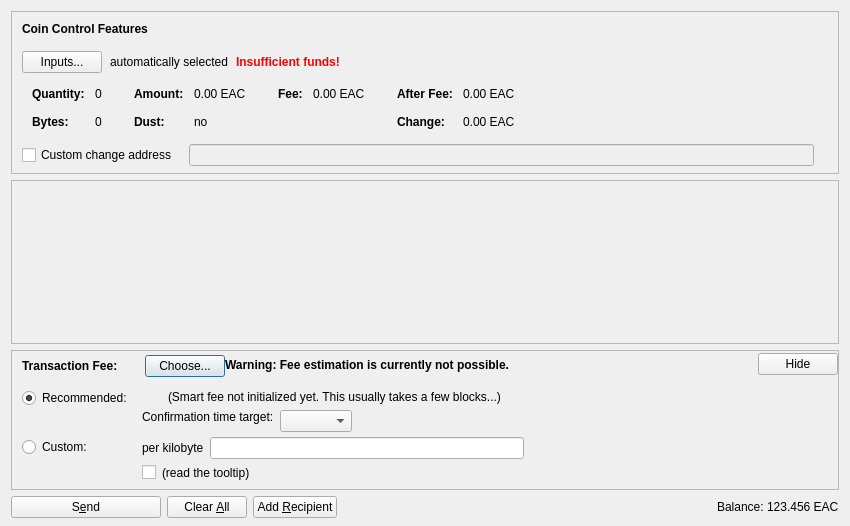
<?xml version="1.0" encoding="UTF-8"?>
<ui version="4.0">
 <class>SendCoinsDialog</class>
 <widget class="QDialog" name="SendCoinsDialog">
  <property name="geometry">
   <rect>
    <x>0</x>
    <y>0</y>
    <width>850</width>
    <height>526</height>
   </rect>
  </property>
  <property name="windowTitle">
   <string>Send Coins</string>
  </property>
  <layout class="QVBoxLayout" name="verticalLayout" stretch="0,1,0,0">
   <property name="bottomMargin">
    <number>8</number>
   </property>
   <item>
    <widget class="QFrame" name="frameCoinControl">
     <property name="sizePolicy">
      <sizepolicy hsizetype="Expanding" vsizetype="Expanding">
       <horstretch>0</horstretch>
       <verstretch>0</verstretch>
      </sizepolicy>
     </property>
     <property name="maximumSize">
      <size>
       <width>16777215</width>
       <height>16777215</height>
      </size>
     </property>
     <property name="frameShape">
      <enum>QFrame::StyledPanel</enum>
     </property>
     <property name="frameShadow">
      <enum>QFrame::Sunken</enum>
     </property>
     <layout class="QVBoxLayout" name="verticalLayoutCoinControl2">
      <property name="spacing">
       <number>0</number>
      </property>
      <property name="leftMargin">
       <number>0</number>
      </property>
      <property name="topMargin">
       <number>0</number>
      </property>
      <property name="rightMargin">
       <number>0</number>
      </property>
      <property name="bottomMargin">
       <number>6</number>
      </property>
      <item>
       <layout class="QVBoxLayout" name="verticalLayoutCoinControl" stretch="0,0,0,0,1">
        <property name="spacing">
         <number>0</number>
        </property>
        <property name="leftMargin">
         <number>10</number>
        </property>
        <property name="topMargin">
         <number>10</number>
        </property>
        <item>
         <layout class="QHBoxLayout" name="horizontalLayoutCoinControl1">
          <property name="bottomMargin">
           <number>15</number>
          </property>
          <item>
           <widget class="QLabel" name="labelCoinControlFeatures">
            <property name="sizePolicy">
             <sizepolicy hsizetype="Preferred" vsizetype="Maximum">
              <horstretch>0</horstretch>
              <verstretch>0</verstretch>
             </sizepolicy>
            </property>
            <property name="font">
             <font>
              <weight>75</weight>
              <bold>true</bold>
             </font>
            </property>
            <property name="styleSheet">
             <string notr="true">font-weight:bold;</string>
            </property>
            <property name="text">
             <string>Coin Control Features</string>
            </property>
           </widget>
          </item>
         </layout>
        </item>
        <item>
         <layout class="QHBoxLayout" name="horizontalLayoutCoinControl2" stretch="0,0,0,0">
          <property name="spacing">
           <number>8</number>
          </property>
          <property name="bottomMargin">
           <number>10</number>
          </property>
          <item>
           <widget class="QPushButton" name="pushButtonCoinControl">
            <property name="styleSheet">
             <string notr="true"/>
            </property>
            <property name="text">
             <string>Inputs...</string>
            </property>
            <property name="autoDefault">
             <bool>false</bool>
            </property>
           </widget>
          </item>
          <item>
           <widget class="QLabel" name="labelCoinControlAutomaticallySelected">
            <property name="text">
             <string>automatically selected</string>
            </property>
            <property name="margin">
             <number>5</number>
            </property>
           </widget>
          </item>
          <item>
           <widget class="QLabel" name="labelCoinControlInsuffFunds">
            <property name="font">
             <font>
              <weight>75</weight>
              <bold>true</bold>
             </font>
            </property>
            <property name="styleSheet">
             <string notr="true">color:red;font-weight:bold;</string>
            </property>
            <property name="text">
             <string>Insufficient funds!</string>
            </property>
            <property name="margin">
             <number>5</number>
            </property>
           </widget>
          </item>
          <item>
           <spacer name="horizontalSpacerCoinControl">
            <property name="orientation">
             <enum>Qt::Horizontal</enum>
            </property>
            <property name="sizeHint" stdset="0">
             <size>
              <width>40</width>
              <height>1</height>
             </size>
            </property>
           </spacer>
          </item>
         </layout>
        </item>
        <item>
         <widget class="QWidget" name="widgetCoinControl" native="true">
          <property name="sizePolicy">
           <sizepolicy hsizetype="Preferred" vsizetype="Preferred">
            <horstretch>0</horstretch>
            <verstretch>0</verstretch>
           </sizepolicy>
          </property>
          <property name="minimumSize">
           <size>
            <width>0</width>
            <height>0</height>
           </size>
          </property>
          <property name="styleSheet">
           <string notr="true"/>
          </property>
          <layout class="QHBoxLayout" name="horizontalLayoutCoinControl5">
           <property name="leftMargin">
            <number>0</number>
           </property>
           <property name="topMargin">
            <number>0</number>
           </property>
           <property name="rightMargin">
            <number>0</number>
           </property>
           <property name="bottomMargin">
            <number>0</number>
           </property>
           <item>
            <layout class="QHBoxLayout" name="horizontalLayoutCoinControl3" stretch="0,0,0,1">
             <property name="spacing">
              <number>20</number>
             </property>
             <property name="topMargin">
              <number>0</number>
             </property>
             <property name="bottomMargin">
              <number>10</number>
             </property>
             <item>
              <layout class="QFormLayout" name="formLayoutCoinControl1">
               <property name="horizontalSpacing">
                <number>10</number>
               </property>
               <property name="verticalSpacing">
                <number>14</number>
               </property>
               <property name="leftMargin">
                <number>10</number>
               </property>
               <property name="topMargin">
                <number>4</number>
               </property>
               <property name="rightMargin">
                <number>6</number>
               </property>
               <item row="0" column="0">
                <widget class="QLabel" name="labelCoinControlQuantityText">
                 <property name="font">
                  <font>
                   <weight>75</weight>
                   <bold>true</bold>
                  </font>
                 </property>
                 <property name="text">
                  <string>Quantity:</string>
                 </property>
                 <property name="margin">
                  <number>0</number>
                 </property>
                </widget>
               </item>
               <item row="0" column="1">
                <widget class="QLabel" name="labelCoinControlQuantity">
                 <property name="cursor">
                  <cursorShape>IBeamCursor</cursorShape>
                 </property>
                 <property name="contextMenuPolicy">
                  <enum>Qt::ActionsContextMenu</enum>
                 </property>
                 <property name="text">
                  <string notr="true">0</string>
                 </property>
                 <property name="margin">
                  <number>0</number>
                 </property>
                 <property name="textInteractionFlags">
                  <set>Qt::LinksAccessibleByMouse|Qt::TextSelectableByKeyboard|Qt::TextSelectableByMouse</set>
                 </property>
                </widget>
               </item>
               <item row="1" column="0">
                <widget class="QLabel" name="labelCoinControlBytesText">
                 <property name="font">
                  <font>
                   <weight>75</weight>
                   <bold>true</bold>
                  </font>
                 </property>
                 <property name="text">
                  <string>Bytes:</string>
                 </property>
                </widget>
               </item>
               <item row="1" column="1">
                <widget class="QLabel" name="labelCoinControlBytes">
                 <property name="cursor">
                  <cursorShape>IBeamCursor</cursorShape>
                 </property>
                 <property name="contextMenuPolicy">
                  <enum>Qt::ActionsContextMenu</enum>
                 </property>
                 <property name="text">
                  <string notr="true">0</string>
                 </property>
                 <property name="textInteractionFlags">
                  <set>Qt::LinksAccessibleByMouse|Qt::TextSelectableByKeyboard|Qt::TextSelectableByMouse</set>
                 </property>
                </widget>
               </item>
              </layout>
             </item>
             <item>
              <layout class="QFormLayout" name="formLayoutCoinControl2">
               <property name="horizontalSpacing">
                <number>10</number>
               </property>
               <property name="verticalSpacing">
                <number>14</number>
               </property>
               <property name="leftMargin">
                <number>6</number>
               </property>
               <property name="topMargin">
                <number>4</number>
               </property>
               <property name="rightMargin">
                <number>6</number>
               </property>
               <item row="0" column="0">
                <widget class="QLabel" name="labelCoinControlAmountText">
                 <property name="font">
                  <font>
                   <weight>75</weight>
                   <bold>true</bold>
                  </font>
                 </property>
                 <property name="text">
                  <string>Amount:</string>
                 </property>
                 <property name="margin">
                  <number>0</number>
                 </property>
                </widget>
               </item>
               <item row="0" column="1">
                <widget class="QLabel" name="labelCoinControlAmount">
                 <property name="cursor">
                  <cursorShape>IBeamCursor</cursorShape>
                 </property>
                 <property name="contextMenuPolicy">
                  <enum>Qt::ActionsContextMenu</enum>
                 </property>
                 <property name="text">
                  <string notr="true">0.00 EAC</string>
                 </property>
                 <property name="textInteractionFlags">
                  <set>Qt::LinksAccessibleByMouse|Qt::TextSelectableByKeyboard|Qt::TextSelectableByMouse</set>
                 </property>
                </widget>
               </item>
               <item row="1" column="0">
                <widget class="QLabel" name="labelCoinControlLowOutputText">
                 <property name="font">
                  <font>
                   <weight>75</weight>
                   <bold>true</bold>
                  </font>
                 </property>
                 <property name="text">
                  <string>Dust:</string>
                 </property>
                </widget>
               </item>
               <item row="1" column="1">
                <widget class="QLabel" name="labelCoinControlLowOutput">
                 <property name="cursor">
                  <cursorShape>IBeamCursor</cursorShape>
                 </property>
                 <property name="contextMenuPolicy">
                  <enum>Qt::ActionsContextMenu</enum>
                 </property>
                 <property name="text">
                  <string notr="true">no</string>
                 </property>
                 <property name="textInteractionFlags">
                  <set>Qt::LinksAccessibleByMouse|Qt::TextSelectableByKeyboard|Qt::TextSelectableByMouse</set>
                 </property>
                </widget>
               </item>
              </layout>
             </item>
             <item>
              <layout class="QFormLayout" name="formLayoutCoinControl3">
               <property name="horizontalSpacing">
                <number>10</number>
               </property>
               <property name="verticalSpacing">
                <number>14</number>
               </property>
               <property name="leftMargin">
                <number>6</number>
               </property>
               <property name="topMargin">
                <number>4</number>
               </property>
               <property name="rightMargin">
                <number>6</number>
               </property>
               <item row="0" column="0">
                <widget class="QLabel" name="labelCoinControlFeeText">
                 <property name="font">
                  <font>
                   <weight>75</weight>
                   <bold>true</bold>
                  </font>
                 </property>
                 <property name="text">
                  <string>Fee:</string>
                 </property>
                 <property name="margin">
                  <number>0</number>
                 </property>
                </widget>
               </item>
               <item row="0" column="1">
                <widget class="QLabel" name="labelCoinControlFee">
                 <property name="cursor">
                  <cursorShape>IBeamCursor</cursorShape>
                 </property>
                 <property name="contextMenuPolicy">
                  <enum>Qt::ActionsContextMenu</enum>
                 </property>
                 <property name="text">
                  <string notr="true">0.00 EAC</string>
                 </property>
                 <property name="textInteractionFlags">
                  <set>Qt::LinksAccessibleByMouse|Qt::TextSelectableByKeyboard|Qt::TextSelectableByMouse</set>
                 </property>
                </widget>
               </item>
              </layout>
             </item>
             <item>
              <layout class="QFormLayout" name="formLayoutCoinControl4">
               <property name="horizontalSpacing">
                <number>10</number>
               </property>
               <property name="verticalSpacing">
                <number>14</number>
               </property>
               <property name="leftMargin">
                <number>6</number>
               </property>
               <property name="topMargin">
                <number>4</number>
               </property>
               <property name="rightMargin">
                <number>6</number>
               </property>
               <item row="0" column="0">
                <widget class="QLabel" name="labelCoinControlAfterFeeText">
                 <property name="font">
                  <font>
                   <weight>75</weight>
                   <bold>true</bold>
                  </font>
                 </property>
                 <property name="text">
                  <string>After Fee:</string>
                 </property>
                 <property name="margin">
                  <number>0</number>
                 </property>
                </widget>
               </item>
               <item row="0" column="1">
                <widget class="QLabel" name="labelCoinControlAfterFee">
                 <property name="cursor">
                  <cursorShape>IBeamCursor</cursorShape>
                 </property>
                 <property name="contextMenuPolicy">
                  <enum>Qt::ActionsContextMenu</enum>
                 </property>
                 <property name="text">
                  <string notr="true">0.00 EAC</string>
                 </property>
                 <property name="textInteractionFlags">
                  <set>Qt::LinksAccessibleByMouse|Qt::TextSelectableByKeyboard|Qt::TextSelectableByMouse</set>
                 </property>
                </widget>
               </item>
               <item row="1" column="0">
                <widget class="QLabel" name="labelCoinControlChangeText">
                 <property name="font">
                  <font>
                   <weight>75</weight>
                   <bold>true</bold>
                  </font>
                 </property>
                 <property name="text">
                  <string>Change:</string>
                 </property>
                </widget>
               </item>
               <item row="1" column="1">
                <widget class="QLabel" name="labelCoinControlChange">
                 <property name="cursor">
                  <cursorShape>IBeamCursor</cursorShape>
                 </property>
                 <property name="contextMenuPolicy">
                  <enum>Qt::ActionsContextMenu</enum>
                 </property>
                 <property name="text">
                  <string notr="true">0.00 EAC</string>
                 </property>
                 <property name="textInteractionFlags">
                  <set>Qt::LinksAccessibleByMouse|Qt::TextSelectableByKeyboard|Qt::TextSelectableByMouse</set>
                 </property>
                </widget>
               </item>
              </layout>
             </item>
            </layout>
           </item>
          </layout>
         </widget>
        </item>
        <item>
         <layout class="QHBoxLayout" name="horizontalLayoutCoinControl4" stretch="0,0,0">
          <property name="spacing">
           <number>12</number>
          </property>
          <property name="sizeConstraint">
           <enum>QLayout::SetDefaultConstraint</enum>
          </property>
          <property name="topMargin">
           <number>5</number>
          </property>
          <property name="rightMargin">
           <number>5</number>
          </property>
          <item>
           <widget class="QCheckBox" name="checkBoxCoinControlChange">
            <property name="toolTip">
             <string>If this is activated, but the change address is empty or invalid, change will be sent to a newly generated address.</string>
            </property>
            <property name="text">
             <string>Custom change address</string>
            </property>
           </widget>
          </item>
          <item>
           <widget class="QValidatedLineEdit" name="lineEditCoinControlChange">
            <property name="enabled">
             <bool>false</bool>
            </property>
            <property name="sizePolicy">
             <sizepolicy hsizetype="Expanding" vsizetype="Fixed">
              <horstretch>0</horstretch>
              <verstretch>0</verstretch>
             </sizepolicy>
            </property>
           </widget>
          </item>
          <item>
           <widget class="QLabel" name="labelCoinControlChangeLabel">
            <property name="sizePolicy">
             <sizepolicy hsizetype="Preferred" vsizetype="Expanding">
              <horstretch>0</horstretch>
              <verstretch>0</verstretch>
             </sizepolicy>
            </property>
            <property name="minimumSize">
             <size>
              <width>0</width>
              <height>0</height>
             </size>
            </property>
            <property name="text">
             <string/>
            </property>
            <property name="margin">
             <number>3</number>
            </property>
           </widget>
          </item>
         </layout>
        </item>
        <item>
         <spacer name="verticalSpacerCoinControl">
          <property name="orientation">
           <enum>Qt::Vertical</enum>
          </property>
          <property name="sizeHint" stdset="0">
           <size>
            <width>800</width>
            <height>1</height>
           </size>
          </property>
         </spacer>
        </item>
       </layout>
      </item>
     </layout>
    </widget>
   </item>
   <item>
    <widget class="QScrollArea" name="scrollArea">
     <property name="widgetResizable">
      <bool>true</bool>
     </property>
     <widget class="QWidget" name="scrollAreaWidgetContents">
      <property name="geometry">
       <rect>
        <x>0</x>
        <y>0</y>
        <width>830</width>
        <height>104</height>
       </rect>
      </property>
      <layout class="QVBoxLayout" name="verticalLayout_2" stretch="0,1">
       <property name="leftMargin">
        <number>0</number>
       </property>
       <property name="topMargin">
        <number>0</number>
       </property>
       <property name="rightMargin">
        <number>0</number>
       </property>
       <property name="bottomMargin">
        <number>0</number>
       </property>
       <item>
        <layout class="QVBoxLayout" name="entries">
         <property name="spacing">
          <number>6</number>
         </property>
        </layout>
       </item>
       <item>
        <spacer name="verticalSpacer">
         <property name="orientation">
          <enum>Qt::Vertical</enum>
         </property>
         <property name="sizeHint" stdset="0">
          <size>
           <width>20</width>
           <height>40</height>
          </size>
         </property>
        </spacer>
       </item>
      </layout>
     </widget>
    </widget>
   </item>
   <item>
    <widget class="QFrame" name="frameFee">
     <property name="sizePolicy">
      <sizepolicy hsizetype="Expanding" vsizetype="Expanding">
       <horstretch>0</horstretch>
       <verstretch>0</verstretch>
      </sizepolicy>
     </property>
     <property name="maximumSize">
      <size>
       <width>16777215</width>
       <height>16777215</height>
      </size>
     </property>
     <property name="frameShape">
      <enum>QFrame::StyledPanel</enum>
     </property>
     <property name="frameShadow">
      <enum>QFrame::Sunken</enum>
     </property>
     <layout class="QVBoxLayout" name="verticalLayoutFee1">
      <property name="spacing">
       <number>0</number>
      </property>
      <property name="leftMargin">
       <number>0</number>
      </property>
      <property name="topMargin">
       <number>0</number>
      </property>
      <property name="rightMargin">
       <number>0</number>
      </property>
      <property name="bottomMargin">
       <number>0</number>
      </property>
      <item>
       <layout class="QVBoxLayout" name="verticalLayoutFee2" stretch="0,0,0">
        <property name="spacing">
         <number>0</number>
        </property>
        <property name="leftMargin">
         <number>10</number>
        </property>
        <property name="topMargin">
         <number>0</number>
        </property>
        <item>
         <layout class="QHBoxLayout" name="horizontalLayoutFee1">
          <property name="bottomMargin">
           <number>0</number>
          </property>
          <item>
           <layout class="QVBoxLayout" name="verticalLayoutFee7">
            <property name="spacing">
             <number>0</number>
            </property>
            <item>
             <spacer name="verticalSpacerSmartFee">
              <property name="orientation">
               <enum>Qt::Vertical</enum>
              </property>
              <property name="sizeType">
               <enum>QSizePolicy::Fixed</enum>
              </property>
              <property name="sizeHint" stdset="0">
               <size>
                <width>1</width>
                <height>4</height>
               </size>
              </property>
             </spacer>
            </item>
            <item>
             <layout class="QHBoxLayout" name="horizontalLayoutSmartFee">
              <property name="spacing">
               <number>10</number>
              </property>
              <item>
               <widget class="QLabel" name="labelFeeHeadline">
                <property name="sizePolicy">
                 <sizepolicy hsizetype="Preferred" vsizetype="Maximum">
                  <horstretch>0</horstretch>
                  <verstretch>0</verstretch>
                 </sizepolicy>
                </property>
                <property name="font">
                 <font>
                  <weight>75</weight>
                  <bold>true</bold>
                 </font>
                </property>
                <property name="styleSheet">
                 <string notr="true">font-weight:bold;</string>
                </property>
                <property name="text">
                 <string>Transaction Fee:</string>
                </property>
               </widget>
              </item>
              <item>
               <widget class="QLabel" name="labelFeeMinimized">
                <property name="text">
                 <string/>
                </property>
               </widget>
              </item>
              <item>
               <widget class="QPushButton" name="buttonChooseFee">
                <property name="text">
                 <string>Choose...</string>
                </property>
               </widget>
              </item>
             </layout>
            </item>
            <item>
             <spacer name="verticalSpacer_5">
              <property name="orientation">
               <enum>Qt::Vertical</enum>
              </property>
              <property name="sizeHint" stdset="0">
               <size>
                <width>1</width>
                <height>1</height>
               </size>
              </property>
             </spacer>
            </item>
           </layout>
          </item>
          <item>
           <widget class="QLabel" name="fallbackFeeWarningLabel">
            <property name="toolTip">
             <string>Using the fallbackfee can result in sending a transaction that will take several hours or days (or never) to confirm. Consider choosing your fee manually or wait until you have validated the complete chain.</string>
            </property>
            <property name="font">
            <font>
                <weight>75</weight>
                <bold>true</bold>
            </font>
            </property>
            <property name="text">
             <string>Warning: Fee estimation is currently not possible.</string>
            </property>
            <property name="wordWrap">
             <bool>false</bool>
            </property>
           </widget>
          </item>
          <item>
           <spacer name="horizontalSpacer_4">
            <property name="orientation">
             <enum>Qt::Horizontal</enum>
            </property>
            <property name="sizeType">
             <enum>QSizePolicy::MinimumExpanding</enum>
            </property>
            <property name="sizeHint" stdset="0">
             <size>
              <width>40</width>
              <height>20</height>
             </size>
            </property>
           </spacer>
          </item>
          <item>
           <widget class="QPushButton" name="buttonMinimizeFee">
            <property name="toolTip">
             <string>collapse fee-settings</string>
            </property>
            <property name="text">
             <string>Hide</string>
            </property>
           </widget>
          </item>
         </layout>
        </item>
        <item>
         <widget class="QFrame" name="frameFeeSelection">
          <layout class="QVBoxLayout" name="verticalLayoutFee12">
           <property name="spacing">
            <number>0</number>
           </property>
           <property name="leftMargin">
            <number>0</number>
           </property>
           <property name="topMargin">
            <number>0</number>
           </property>
           <property name="rightMargin">
            <number>0</number>
           </property>
           <property name="bottomMargin">
            <number>0</number>
           </property>
           <item>
            <layout class="QGridLayout" name="gridLayoutFee">
             <property name="topMargin">
              <number>10</number>
             </property>
             <property name="bottomMargin">
              <number>4</number>
             </property>
             <property name="horizontalSpacing">
              <number>10</number>
             </property>
             <property name="verticalSpacing">
              <number>4</number>
             </property>
             <item row="1" column="1">
              <layout class="QVBoxLayout" name="verticalLayoutFee8">
               <property name="spacing">
                <number>6</number>
               </property>
               <item>
                <layout class="QHBoxLayout" name="horizontalLayoutFee13">
                 <item>
                  <widget class="QLabel" name="labelCustomPerKilobyte">
                   <property name="toolTip">
                    <string>Specify a custom fee per kB (1,000 bytes) of the transaction's virtual size.

Note:  Since the fee is calculated on a per-byte basis, a fee of "100 satoshis per kB" for a transaction size of 500 bytes (half of 1 kB) would ultimately yield a fee of only 50 satoshis.</string>
                   </property>
                   <property name="text">
                    <string>per kilobyte</string>
                   </property>
                  </widget>
                 </item>
                 <item>
                  <widget class="BitcoinAmountField" name="customFee"/>
                 </item>
                 <item>
                  <spacer name="horizontalSpacer_6">
                   <property name="orientation">
                    <enum>Qt::Horizontal</enum>
                   </property>
                   <property name="sizeHint" stdset="0">
                    <size>
                     <width>1</width>
                     <height>1</height>
                    </size>
                   </property>
                  </spacer>
                 </item>
                </layout>
               </item>
               <item>
                <layout class="QHBoxLayout" name="horizontalLayoutFee8">
                 <item>
                  <widget class="QCheckBox" name="checkBoxMinimumFee">
                   <property name="toolTip">
                    <string>Paying only the minimum fee is just fine as long as there is less transaction volume than space in the blocks. But be aware that this can end up in a never confirming transaction once there is more demand for earthcoin transactions than the network can process.</string>
                   </property>
                   <property name="text">
                    <string/>
                   </property>
                  </widget>
                 </item>
                 <item>
                  <widget class="QLabel" name="labelMinFeeWarning">
                   <property name="enabled">
                    <bool>true</bool>
                   </property>
                   <property name="toolTip">
                    <string>Paying only the minimum fee is just fine as long as there is less transaction volume than space in the blocks. But be aware that this can end up in a never confirming transaction once there is more demand for earthcoin transactions than the network can process.</string>
                   </property>
                   <property name="text">
                    <string>(read the tooltip)</string>
                   </property>
                   <property name="margin">
                    <number>5</number>
                   </property>
                  </widget>
                 </item>
                 <item>
                  <spacer name="horizontalSpacer_2">
                   <property name="orientation">
                    <enum>Qt::Horizontal</enum>
                   </property>
                   <property name="sizeHint" stdset="0">
                    <size>
                     <width>1</width>
                     <height>1</height>
                    </size>
                   </property>
                  </spacer>
                 </item>
                </layout>
               </item>
              </layout>
             </item>
             <item row="0" column="0">
              <layout class="QVBoxLayout" name="verticalLayoutFee4" stretch="0,1">
               <item>
                <widget class="QRadioButton" name="radioSmartFee">
                 <property name="text">
                  <string>Recommended:</string>
                 </property>
                 <property name="checked">
                  <bool>true</bool>
                 </property>
                 <attribute name="buttonGroup">
                  <string notr="true">groupFee</string>
                 </attribute>
                </widget>
               </item>
               <item>
                <spacer name="verticalSpacer_2">
                 <property name="orientation">
                  <enum>Qt::Vertical</enum>
                 </property>
                 <property name="sizeHint" stdset="0">
                  <size>
                   <width>1</width>
                   <height>1</height>
                  </size>
                 </property>
                </spacer>
               </item>
              </layout>
             </item>
             <item row="1" column="0">
              <layout class="QVBoxLayout" name="verticalLayoutFee9" stretch="0,1">
               <item>
                <widget class="QRadioButton" name="radioCustomFee">
                 <property name="text">
                  <string>Custom:</string>
                 </property>
                 <attribute name="buttonGroup">
                  <string notr="true">groupFee</string>
                 </attribute>
                </widget>
               </item>
               <item>
                <spacer name="verticalSpacer_6">
                 <property name="orientation">
                  <enum>Qt::Vertical</enum>
                 </property>
                 <property name="sizeHint" stdset="0">
                  <size>
                   <width>1</width>
                   <height>1</height>
                  </size>
                 </property>
                </spacer>
               </item>
              </layout>
             </item>
             <item row="0" column="1">
              <layout class="QVBoxLayout" name="verticalLayoutFee3" stretch="0,0,1">
               <property name="spacing">
                <number>6</number>
               </property>
               <property name="topMargin">
                <number>2</number>
               </property>
               <item>
                <layout class="QHBoxLayout" name="horizontalLayoutFee12">
                 <item>
                  <widget class="QLabel" name="labelSmartFee">
                   <property name="text">
                    <string/>
                   </property>
                   <property name="margin">
                    <number>2</number>
                   </property>
                  </widget>
                 </item>
                 <item>
                  <widget class="QLabel" name="labelFeeEstimation">
                   <property name="text">
                    <string/>
                   </property>
                  </widget>
                 </item>
                 <item>
                  <widget class="QLabel" name="labelSmartFee2">
                   <property name="text">
                    <string>(Smart fee not initialized yet. This usually takes a few blocks...)</string>
                   </property>
                   <property name="margin">
                    <number>2</number>
                   </property>
                  </widget>
                 </item>
                 <item>
                  <spacer name="horizontalSpacer_5">
                   <property name="orientation">
                    <enum>Qt::Horizontal</enum>
                   </property>
                   <property name="sizeHint" stdset="0">
                    <size>
                     <width>1</width>
                     <height>1</height>
                    </size>
                   </property>
                  </spacer>
                 </item>
                </layout>
               </item>
               <item>
                <layout class="QHBoxLayout" name="horizontalLayoutFee9">
                 <item>
                  <layout class="QVBoxLayout" name="verticalLayoutFee6">
                   <item>
                    <widget class="QLabel" name="labelSmartFee3">
                     <property name="text">
                      <string>Confirmation time target:</string>
                     </property>
                     <property name="margin">
                      <number>2</number>
                     </property>
                    </widget>
                   </item>
                   <item>
                    <spacer name="verticalSpacer_3">
                     <property name="orientation">
                      <enum>Qt::Vertical</enum>
                     </property>
                     <property name="sizeHint" stdset="0">
                      <size>
                       <width>1</width>
                       <height>1</height>
                      </size>
                     </property>
                    </spacer>
                   </item>
                  </layout>
                 </item>
                 <item>
                  <layout class="QVBoxLayout" name="verticalLayoutFee5">
                   <property name="rightMargin">
                    <number>30</number>
                   </property>
                   <item>
                    <layout class="QHBoxLayout" name="horizontalLayoutConfTarget">
                     <property name="bottomMargin">
                      <number>0</number>
                     </property>
                     <item>
                      <widget class="QComboBox" name="confTargetSelector"/>
                     </item>
                     <item>
                      <spacer name="horizontalSpacerConfTarget">
                       <property name="orientation">
                        <enum>Qt::Horizontal</enum>
                       </property>
                       <property name="sizeHint" stdset="0">
                        <size>
                         <width>40</width>
                         <height>20</height>
                        </size>
                       </property>
                      </spacer>
                     </item>
                    </layout>
                   </item>
                  </layout>
                 </item>
                </layout>
               </item>
               <item>
                <spacer name="verticalSpacer_4">
                 <property name="orientation">
                  <enum>Qt::Vertical</enum>
                 </property>
                 <property name="sizeHint" stdset="0">
                  <size>
                   <width>1</width>
                   <height>1</height>
                  </size>
                 </property>
                </spacer>
               </item>
              </layout>
             </item>
            </layout>
           </item>
          </layout>
         </widget>
        </item>
        <item>
         <spacer name="verticalSpacerFee">
          <property name="orientation">
           <enum>Qt::Vertical</enum>
          </property>
          <property name="sizeHint" stdset="0">
           <size>
            <width>40</width>
            <height>5</height>
           </size>
          </property>
         </spacer>
        </item>
       </layout>
      </item>
     </layout>
    </widget>
   </item>
   <item>
    <layout class="QHBoxLayout" name="horizontalLayout">
     <item>
      <widget class="QPushButton" name="sendButton">
       <property name="minimumSize">
        <size>
         <width>150</width>
         <height>0</height>
        </size>
       </property>
       <property name="toolTip">
        <string>Confirm the send action</string>
       </property>
       <property name="text">
        <string>S&amp;end</string>
       </property>
       <property name="icon">
        <iconset resource="../bitcoin.qrc">
         <normaloff>:/icons/send</normaloff>:/icons/send</iconset>
       </property>
       <property name="autoDefault">
        <bool>false</bool>
       </property>
       <property name="default">
        <bool>false</bool>
       </property>
      </widget>
     </item>
     <item>
      <widget class="QPushButton" name="clearButton">
       <property name="sizePolicy">
        <sizepolicy hsizetype="Minimum" vsizetype="Fixed">
         <horstretch>0</horstretch>
         <verstretch>0</verstretch>
        </sizepolicy>
       </property>
       <property name="toolTip">
        <string>Clear all fields of the form.</string>
       </property>
       <property name="text">
        <string>Clear &amp;All</string>
       </property>
       <property name="icon">
        <iconset resource="../bitcoin.qrc">
         <normaloff>:/icons/remove</normaloff>:/icons/remove</iconset>
       </property>
       <property name="autoDefault">
        <bool>false</bool>
       </property>
      </widget>
     </item>
     <item>
      <widget class="QPushButton" name="addButton">
       <property name="toolTip">
        <string>Send to multiple recipients at once</string>
       </property>
       <property name="text">
        <string>Add &amp;Recipient</string>
       </property>
       <property name="icon">
        <iconset resource="../bitcoin.qrc">
         <normaloff>:/icons/add</normaloff>:/icons/add</iconset>
       </property>
       <property name="autoDefault">
        <bool>false</bool>
       </property>
      </widget>
     </item>
     <item>
      <spacer name="horizontalSpacer">
       <property name="orientation">
        <enum>Qt::Horizontal</enum>
       </property>
       <property name="sizeHint" stdset="0">
        <size>
         <width>40</width>
         <height>20</height>
        </size>
       </property>
      </spacer>
     </item>
     <item>
      <layout class="QHBoxLayout" name="horizontalLayout_2">
       <property name="spacing">
        <number>3</number>
       </property>
       <item>
        <widget class="QLabel" name="label">
         <property name="sizePolicy">
          <sizepolicy hsizetype="Preferred" vsizetype="Fixed">
           <horstretch>0</horstretch>
           <verstretch>0</verstretch>
          </sizepolicy>
         </property>
         <property name="text">
          <string>Balance:</string>
         </property>
        </widget>
       </item>
       <item>
        <widget class="QLabel" name="labelBalance">
         <property name="sizePolicy">
          <sizepolicy hsizetype="Preferred" vsizetype="Fixed">
           <horstretch>0</horstretch>
           <verstretch>0</verstretch>
          </sizepolicy>
         </property>
         <property name="cursor">
          <cursorShape>IBeamCursor</cursorShape>
         </property>
         <property name="text">
          <string notr="true">123.456 EAC</string>
         </property>
         <property name="textInteractionFlags">
          <set>Qt::LinksAccessibleByMouse|Qt::TextSelectableByKeyboard|Qt::TextSelectableByMouse</set>
         </property>
        </widget>
       </item>
      </layout>
     </item>
    </layout>
   </item>
  </layout>
 </widget>
 <customwidgets>
  <customwidget>
   <class>QValidatedLineEdit</class>
   <extends>QLineEdit</extends>
   <header>qt/qvalidatedlineedit.h</header>
  </customwidget>
  <customwidget>
   <class>BitcoinAmountField</class>
   <extends>QLineEdit</extends>
   <header>qt/bitcoinamountfield.h</header>
   <container>1</container>
  </customwidget>
 </customwidgets>
 <resources>
  <include location="../bitcoin.qrc"/>
 </resources>
 <connections/>
 <buttongroups>
  <buttongroup name="groupFee"/>
 </buttongroups>
</ui>
